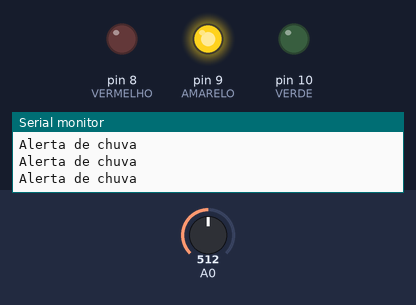
A sketch run on a simulated Arduino Uno, built with avr-gcc and run on an emulated ATmega328P. Shown: output pins drawn as LEDs (lit = HIGH), the last lines printed to the serial monitor. The test bench sets the inputs (shaded band); at power-on: A0 = 512.

Above: at 1.2 s.
1.3 s: A0 set to 494
At 1.7 s:
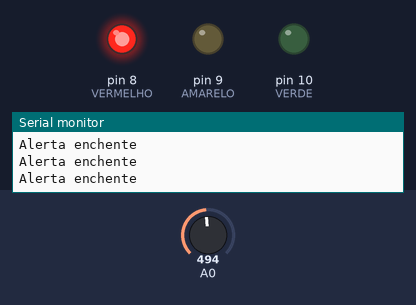
2.8 s: A0 set to 269
5.8 s: A0 set to 238
At 6.4 s:
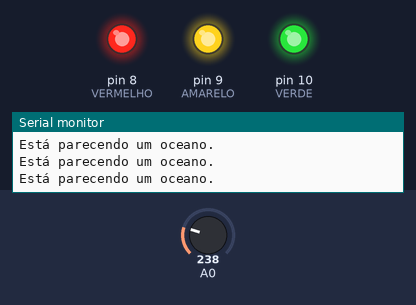
7.3 s: A0 set to 900
At 7.7 s:
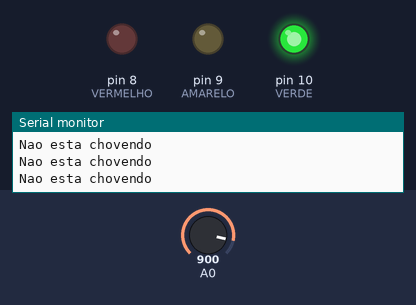
8.8 s: A0 set to 780
11.8 s: A0 set to 758
At 13.0 s:
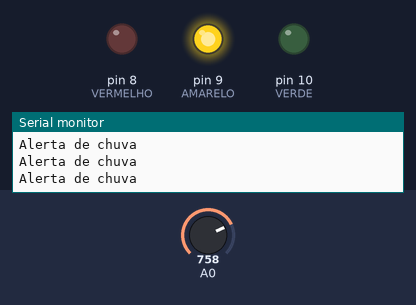
Timing chart, 0 to 14.8 s (numbered marks = the images above; inputs shaded):
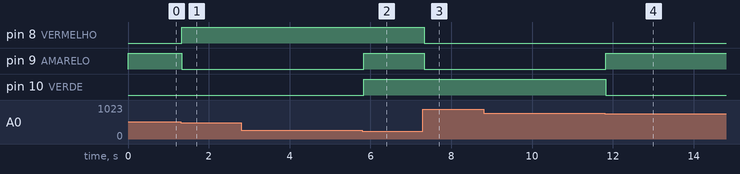

Measured:
- the behaviour switches between 512 and 511 on A0 (found by bisection; images 0 and 1)
- the behaviour switches between 256 and 255 on A0 (found by bisection; images 1 and 2)
- the behaviour switches between 768 and 767 on A0 (found by bisection; images 3 and 4)
- after the input at 1.3 s, pin 8 (VERMELHO): LOW → HIGH at once; pin 9 (AMARELO): HIGH → LOW at once
- after the input at 5.8 s, pin 9 (AMARELO), pin 10 (VERDE): LOW → HIGH at once
- after the input at 7.3 s, pin 8 (VERMELHO), pin 9 (AMARELO): HIGH → LOW at once
- after the input at 11.8 s, pin 9 (AMARELO): LOW → HIGH at once; pin 10 (VERDE): HIGH → LOW at once

The sketch:

Rainsensor.ino
```cpp
// Experimento 2 - Aula 2 - SENSOR DE CHAMAS/CHUVA

/* Exemplo de utilização de sensor de chamas/chuva.
  Baseado no original de Reichenstein7 (thejamerson.com)
*/

// leituras mínimas e máximas do sensor (treshold)
const int sensorMin = 0;     // mínima do sensor
const int sensorMax = 1024;  // máxima do sensor
int VERMELHO = 8;
int AMARELO = 9;
int VERDE = 10;


void setup() {
  // inicializando comunicação serial na banda 9600:
  Serial.begin(9600);
  pinMode(8, OUTPUT);
  pinMode(9, OUTPUT);
  pinMode(10, OUTPUT);

}
void loop() {
  // lendo sensor no pino analógico A0:
  int sensorReading = analogRead(A0);
  // mapeando o alcance do sensor (quatro opções):
  // ex: 'long int map(long int, long int, long int, long int, long int)'
  int range = map(sensorReading, sensorMin, sensorMax, 0, 4);

  // valores de alcance possíveis:
  switch (range) {
    case 0:    // Sensor mais que encharcado
      Serial.println("Está parecendo um oceano.");
      digitalWrite(VERMELHO, HIGH);
      digitalWrite(AMARELO, HIGH);
      digitalWrite(VERDE, HIGH);
      break;
    case 1:    // Sensor encharcado
      Serial.println("Alerta enchente");
      digitalWrite(VERMELHO, HIGH);
      digitalWrite(AMARELO, LOW);
      digitalWrite(VERDE, LOW);
      break;
    case 2:    // Sensor detecta chuva
      Serial.println("Alerta de chuva");
      digitalWrite(VERMELHO, LOW);
      digitalWrite(AMARELO, HIGH);
      digitalWrite(VERDE, LOW);
      break;
    case 3:    // Sensor seco - se achar incoveniente ter sempre essa mensagem, delete ou comente a linha " Serial.println("Not Raining"); " abaixo.
      Serial.println("Nao esta chovendo");
      digitalWrite(VERMELHO, LOW);
      digitalWrite(AMARELO, LOW);
      digitalWrite(VERDE, HIGH);
      break;
  }
  delay(1);  // atraso entre leituras
}
```
